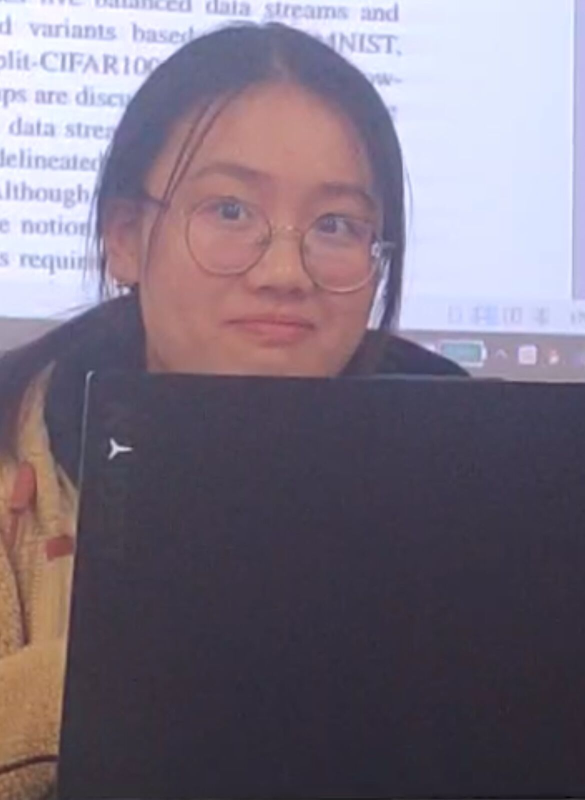
#> input picture img/cqy_smile_dataset/zen_yang.jpg, 1170 x 1599 px, found by its file name (shown at 1/2 size)
$ jupyter execute picture_resize.ipynb
#> lines starting #> are read from the running program, lines starting #| are printed output that depends on the picture
[cell 1]
import cv2

img1 = cv2.imread('F:\\cqy_smile_dataset\\zen_yang.jpg')
#> img1 is the input picture: shape (1599, 1170, 3); mean B, G, R 126.2, 111.8, 121.7
img2 = cv2.imread("F:\\cqy_smile_dataset\\xiao_si.jpg")
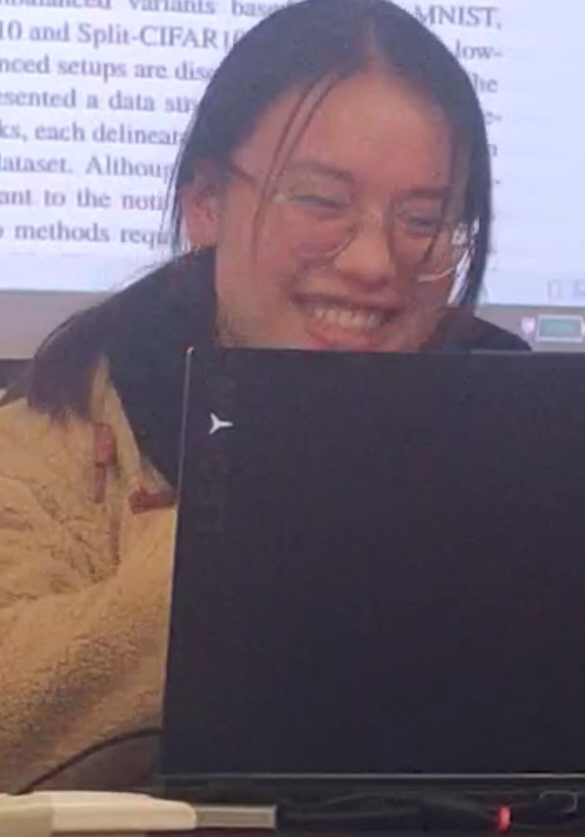
#> input picture img/cqy_smile_dataset/xiao_si.jpg, 1170 x 1673 px, found by its file name (shown at 1/2 size)
#> img2 is the input picture: shape (1673, 1170, 3); mean B, G, R 111.7, 101.6, 115.3

print(img1.shape)
#| (1599, 1170, 3)
print(img2.shape)
#| (1673, 1170, 3)

[cell 2]
img2_ = cv2.resize(img2,(1170,1599))
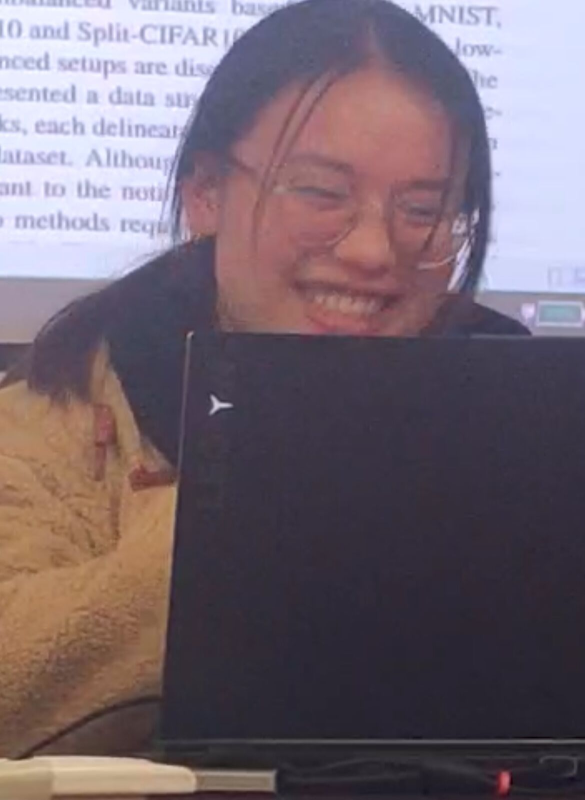
#> img2_: shape (1599, 1170, 3) (shown at 1/2 size); mean B, G, R 111.7, 101.6, 115.2
print(img2_.shape)
#| (1599, 1170, 3)

[cell 3]
import numpy as np

cv2.imshow('merge',np.hstack((img2_,img1)))
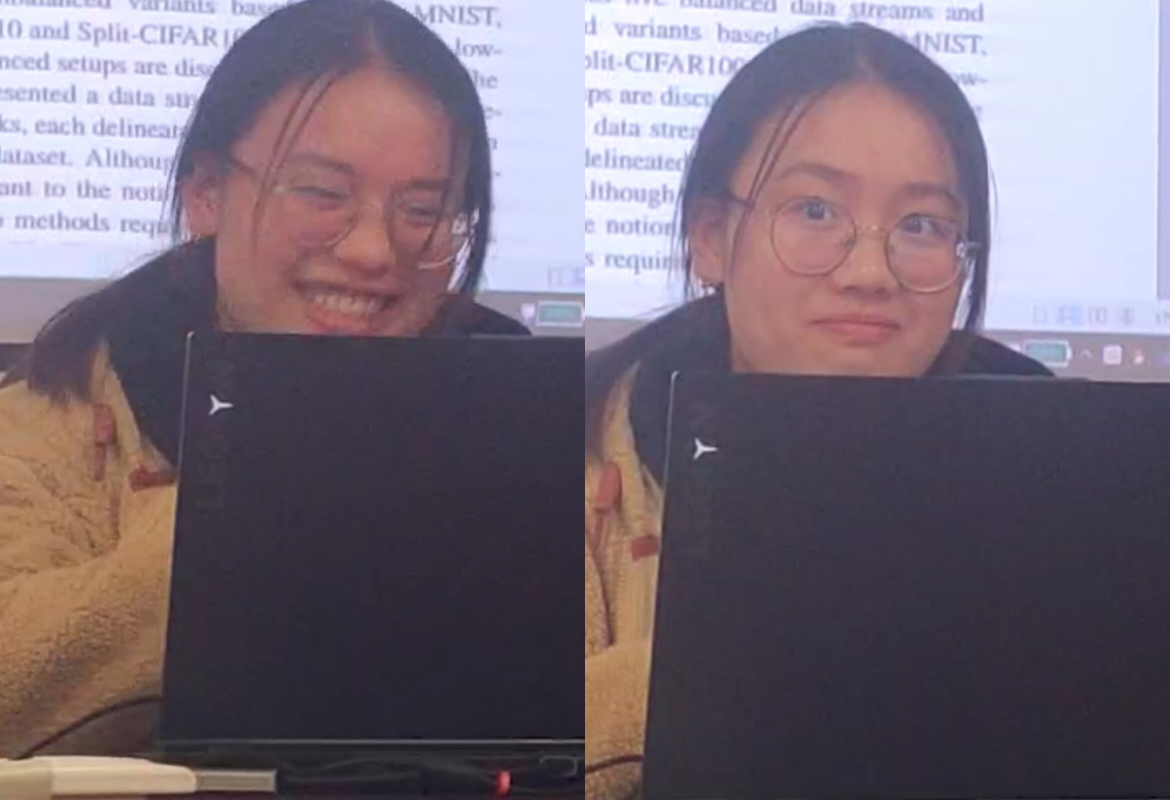
#> window 'merge': shape (1599, 2340, 3) (shown at 1/2 size); mean B, G, R 119, 106.7, 118.5
cv2.waitKey(0)
cv2.destroyAllWindows()

[cell 4]
img1_ = cv2.resize(img1,(800,500))
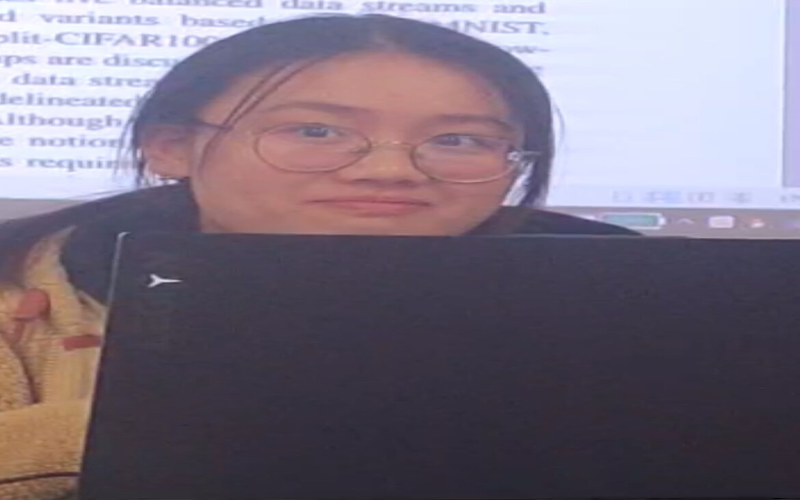
#> img1_: shape (500, 800, 3); mean B, G, R 126.2, 111.7, 121.7
cv2.imshow('img1_',img1_)
cv2.waitKey(0)
cv2.destroyAllWindows()

[cell 5]
img3 = cv2.resize(img2,(800,500),interpolation=cv2.INTER_NEAREST)
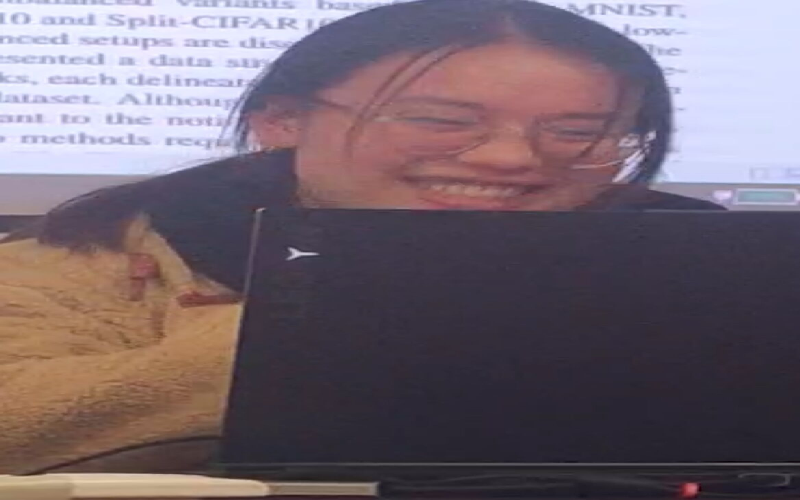
#> img3: shape (500, 800, 3); mean B, G, R 111.9, 101.8, 115.4
img4 = cv2.resize(img2,(800,500),interpolation=cv2.INTER_LINEAR)
img5 = cv2.resize(img2,(800,500),interpolation=cv2.INTER_CUBIC)
img6 = cv2.resize(img2,(800,500),interpolation=cv2.INTER_AREA)

cv2.imshow('img3',img3)
cv2.imshow('img4',img4)
cv2.imshow('img5',img5)
cv2.imshow('img6',img6)

cv2.waitKey(0)
cv2.destroyAllWindows()
